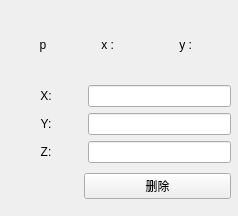
<?xml version="1.0" encoding="UTF-8"?>
<ui version="4.0">
 <class>PointInfowidget</class>
 <widget class="QWidget" name="PointInfowidget">
  <property name="geometry">
   <rect>
    <x>0</x>
    <y>0</y>
    <width>238</width>
    <height>216</height>
   </rect>
  </property>
  <property name="windowTitle">
   <string>Form</string>
  </property>
  <widget class="QWidget" name="layoutWidget">
   <property name="geometry">
    <rect>
     <x>10</x>
     <y>170</y>
     <width>221</width>
     <height>33</height>
    </rect>
   </property>
   <layout class="QGridLayout" name="buttonLayout" columnstretch="1,2">
    <item row="0" column="0">
     <spacer name="horizontalSpacer">
      <property name="orientation">
       <enum>Qt::Horizontal</enum>
      </property>
      <property name="sizeHint" stdset="0">
       <size>
        <width>40</width>
        <height>20</height>
       </size>
      </property>
     </spacer>
    </item>
    <item row="0" column="1">
     <widget class="QPushButton" name="deleteButton">
      <property name="text">
       <string>删除</string>
      </property>
     </widget>
    </item>
   </layout>
  </widget>
  <widget class="QWidget" name="layoutWidget_2">
   <property name="geometry">
    <rect>
     <x>10</x>
     <y>10</y>
     <width>221</width>
     <height>153</height>
    </rect>
   </property>
   <layout class="QGridLayout" name="allGridLayout">
    <item row="1" column="0">
     <layout class="QGridLayout" name="valueGridLayout" columnstretch="1,2">
      <item row="0" column="1">
       <widget class="QLineEdit" name="xLineEdit">
        <property name="cursorMoveStyle">
         <enum>Qt::VisualMoveStyle</enum>
        </property>
        <property name="clearButtonEnabled">
         <bool>false</bool>
        </property>
       </widget>
      </item>
      <item row="2" column="1">
       <widget class="QLineEdit" name="zLineEdit"/>
      </item>
      <item row="1" column="0">
       <widget class="QLabel" name="y">
        <property name="text">
         <string>Y:</string>
        </property>
        <property name="alignment">
         <set>Qt::AlignCenter</set>
        </property>
       </widget>
      </item>
      <item row="1" column="1">
       <widget class="QLineEdit" name="yLineEdit"/>
      </item>
      <item row="0" column="0">
       <widget class="QLabel" name="x">
        <property name="sizePolicy">
         <sizepolicy hsizetype="Preferred" vsizetype="Preferred">
          <horstretch>0</horstretch>
          <verstretch>0</verstretch>
         </sizepolicy>
        </property>
        <property name="text">
         <string>X:</string>
        </property>
        <property name="alignment">
         <set>Qt::AlignCenter</set>
        </property>
       </widget>
      </item>
      <item row="2" column="0">
       <widget class="QLabel" name="z">
        <property name="text">
         <string>Z:</string>
        </property>
        <property name="alignment">
         <set>Qt::AlignCenter</set>
        </property>
       </widget>
      </item>
     </layout>
    </item>
    <item row="0" column="0">
     <layout class="QGridLayout" name="pointGridLayout" columnstretch="2,1,1,1,1">
      <item row="0" column="1">
       <widget class="QLabel" name="label">
        <property name="text">
         <string>x :</string>
        </property>
        <property name="alignment">
         <set>Qt::AlignRight|Qt::AlignTrailing|Qt::AlignVCenter</set>
        </property>
       </widget>
      </item>
      <item row="0" column="4">
       <widget class="QLabel" name="yPoint">
        <property name="text">
         <string/>
        </property>
        <property name="alignment">
         <set>Qt::AlignCenter</set>
        </property>
       </widget>
      </item>
      <item row="0" column="2">
       <widget class="QLabel" name="xPoint">
        <property name="text">
         <string/>
        </property>
        <property name="alignment">
         <set>Qt::AlignCenter</set>
        </property>
       </widget>
      </item>
      <item row="0" column="0">
       <widget class="QLabel" name="point">
        <property name="text">
         <string>p</string>
        </property>
        <property name="alignment">
         <set>Qt::AlignCenter</set>
        </property>
       </widget>
      </item>
      <item row="0" column="3">
       <widget class="QLabel" name="label_2">
        <property name="text">
         <string>y :</string>
        </property>
        <property name="alignment">
         <set>Qt::AlignRight|Qt::AlignTrailing|Qt::AlignVCenter</set>
        </property>
       </widget>
      </item>
     </layout>
    </item>
   </layout>
  </widget>
 </widget>
 <resources/>
 <connections/>
</ui>
